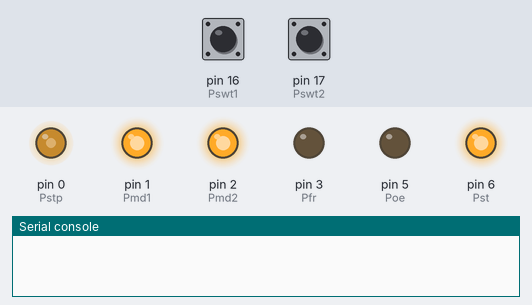
Simulated run of this program. Board: MicroPython board. On the bench: output pins drawn as LEDs (lit = HIGH), the last lines printed to the serial console. Inputs (shaded band) come from the test bench; at power-on: pin 16 (Pswt1) HIGH, pin 17 (Pswt2) HIGH. Pins used as bus, display or sensor lines are not drawn.

Above: at 1.2 s.
1.3 s: pin 16 (Pswt1) pulled LOW for 0.15 s
At 1.9 s:
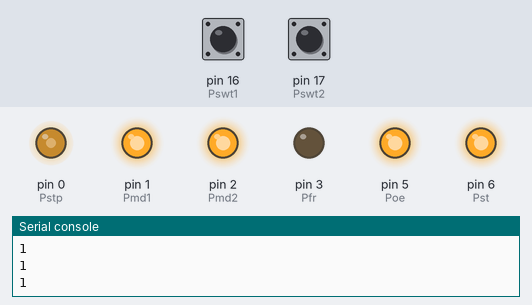
2.9 s: pin 17 (Pswt2) pulled LOW for 0.15 s
At 3.2 s:
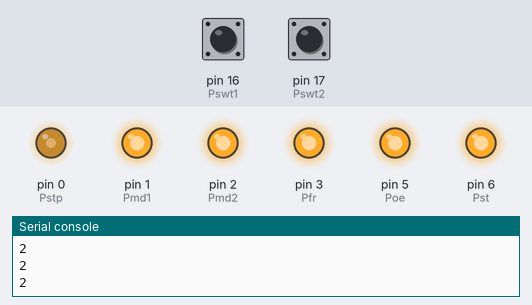
4.5 s: pin 16 (Pswt1) pulled LOW for 1 s
At 5.6 s:
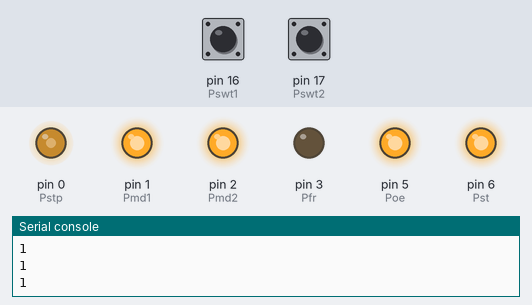
7.0 s: pin 17 (Pswt2) pulled LOW for 1 s
At 7.5 s:
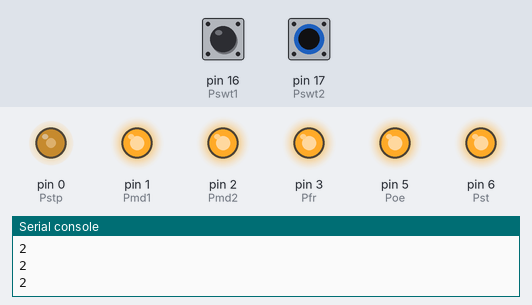
9.5 s: pin 16 (Pswt1) driven LOW and pin 17 (Pswt2) driven LOW
At 10.6 s:
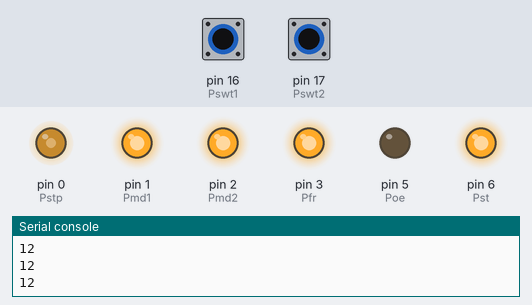
Timing chart, 0 to 12.0 s (numbered marks = the images above; inputs shaded):
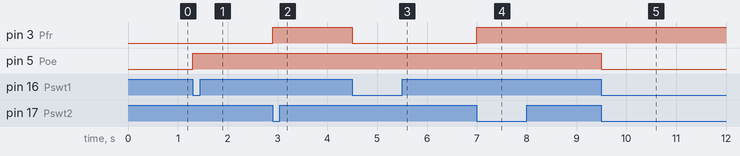

Measured:
- after the input at 1.3 s, pin 5 (Poe): LOW → HIGH at once
- after the input at 2.9 s, pin 3 (Pfr): LOW → HIGH at once
- after the input at 4.5 s, pin 3 (Pfr): HIGH → LOW at once
- after the input at 7.0 s, pin 3 (Pfr): LOW → HIGH at once
- after the input at 9.5 s, pin 5 (Poe): HIGH → LOW at once

The program:

main.py
```python
from machine import Pin, PWM

# Motor pins
# Basic
Pstp = Pin(0, Pin.OUT)  # STP
stepPWM = PWM(Pstp)
stepPWM.duty_u16(32768)  # 50% duty cycle
stepPWM.freq(16)

Pfr = Pin(3, Pin.OUT)  # FR
Poe = Pin(5, Pin.OUT)  # OE
Prst = Pin(4, Pin.OUT)  # RST
Pst = Pin(6, Pin.OUT)  # ST
Pst.value(1)  # enable charge pump
Prst.value(1)  # keep in normal operation state

# disable output for now; OE must be enabled at least 0.5ms after ST is enabled
Poe.value(0)
Pfr.value(0)  # default clockwise

# Microstepping
Pmd1 = Pin(1, Pin.OUT)  # MD1
Pmd2 = Pin(2, Pin.OUT)  # MD2
Pmd1.value(1)  # Quarter step
Pmd2.value(1)


pmoni = Pin(7, Pin.IN)  # MONI
pemo = Pin(8, Pin.IN)  # EMO

# Button pins
Pswt1 = Pin(16, Pin.IN)  # SWT1
Pswt2 = Pin(17, Pin.IN)  # SWT2

while True:
    if (Pswt1.value() == 0 and Pswt2.value() == 0):
        print("12")  # stop
        if (Poe.value() == 1):
            Poe.value(0)
    elif (Pswt1.value() == 0):
        print("1")  # go one way
        if (Pfr.value() == 1):
            Pfr.value(0)
        if (Poe.value() == 0):
            Poe.value(1)
    elif (Pswt2.value() == 0):
        print("2")  # go the other
        if (Pfr.value() == 0):
            Pfr.value(1)
        if (Poe.value() == 0):
            Poe.value(1)
    else:
        if (Poe.value() == 0):
            Poe.value(0)
```
